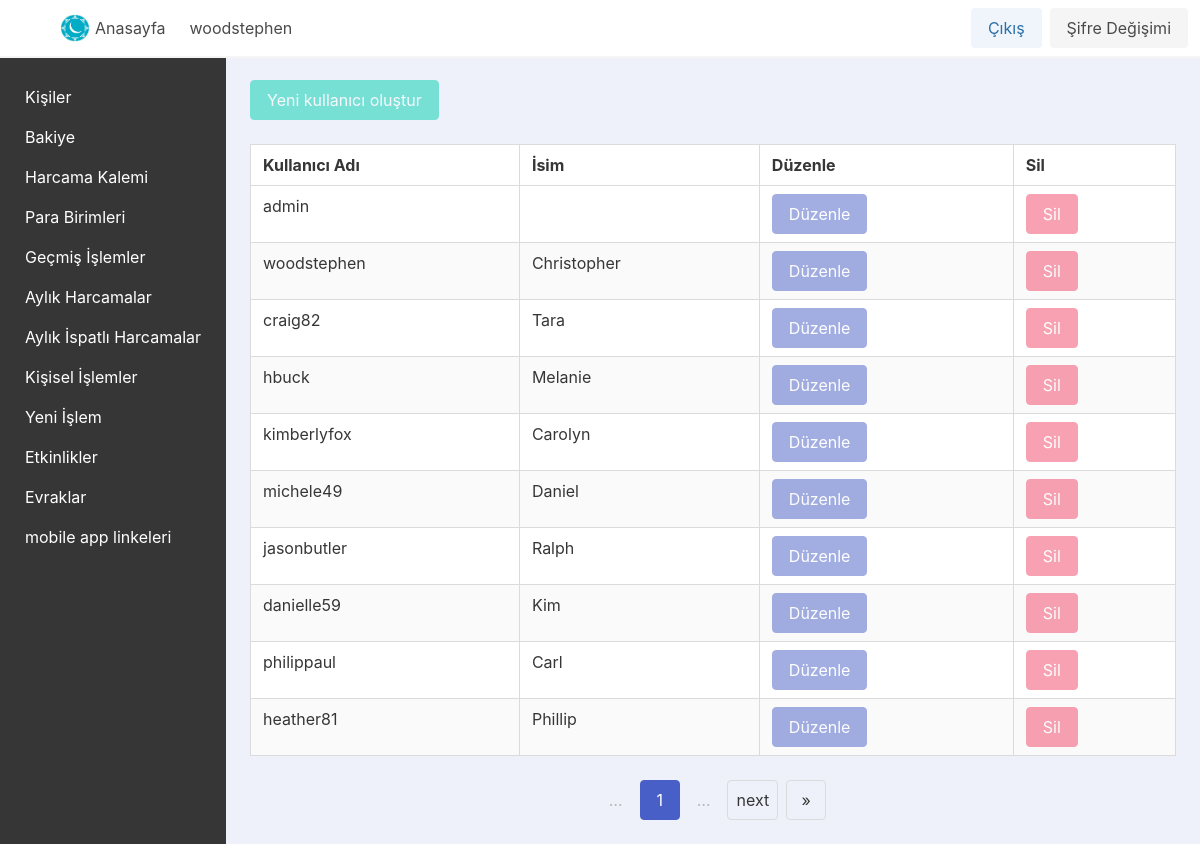
Page /userlist/ (signed in) on the committed database.
### app_base/models.py (models this page shows, shortened)
class BaseModelSoftDelete(models.Model):
    is_active = models.BooleanField(_("active"), default=True)
    class Meta:
        abstract = True

class MuUser(AbstractUser, BaseModelSoftDelete):
    username_validator = UnicodeUsernameValidator()
    username = models.CharField(_("Kullanıcı Adı"), max_length=150, unique=True, help_text=_("Max 150 karakter olabilir. Harfler, sayilar ve sadece @/./+/-/_ olabilir"), validators=[username_validator], error_messages={"unique": _("Bu isimde bir kullanici zaten var")})
    password = models.CharField(_("password"), max_length=128, null=False)
    first_name = models.CharField(_("İsim"), max_length=150, blank=True)  # AD-SOYAD ORTAK
    email = models.EmailField(_("email address"), blank=True)
    is_staff = models.BooleanField(_("Yönetici Durumu"), default=False, help_text=_("Kullanıcının bu yönetici paneline giriş yapabilmesini belirler."))
    is_active = models.BooleanField(_("active"), default=True, help_text=_("Designates whether this user should be treated as active. " "Unselect this instead of deleting accounts."))
    objects = ActiveObjectsManager()
    date_joined = models.DateTimeField(_("date joined"), default=timezone.now)
    currency = models.ForeignKey(Currency, on_delete=models.PROTECT, null=True, blank=True)
    gruplar = models.ManyToManyField(MuGroup, blank=True)

### app_base/views/users_view.py (the view)
# urls.py: path("userlist/", views.userlist_view, name="userlist_view_name"),
@login_required
def userlist_view(request):
    users = MuUser.objects.all()
    per_page = 10  # You can adjust this as needed
    paginator = Paginator(users, per_page)
    page_number = request.GET.get("page")
    page = paginator.get_page(page_number)
    return render(request, "app_base/users/userlist.html", {"page": page})

### app_base/models.py (called while the page is built)
    def get_queryset(self):
        return super().get_queryset().filter(is_active=True)

### app_base/templates/app_base/users/userlist.html (shortened to what this page needs)
{% extends "base.html" %}
{% block content %}
    <div class="column m-auto">
        <div class="block">
            <a {% if not user.is_staff %}disabled onclick="return false;"{% endif %} class="button is-primary" href="{% url 'usercreate_view_name' %}">Yeni kullanıcı oluştur</a>
        </div>
        <div class="table-container">
            <table class="table is-fullwidth is-striped is-hoverable is-bordered">
                <thead>
                    <tr>
                        <th>Kullanıcı Adı</th>
                        <th>İsim</th>
                        <th>Düzenle</th>
                        <th>Sil</th>
                    </tr>
                </thead>
                <tbody>
                    {% for muser in page %}
                        <tr>
                            <td>{{ muser.username }}</td>
                            <td>{{ muser.first_name }}</td>
                            <td>
                                <a {% if not user.is_staff %}disabled onclick="return false;"{% endif %} class="button is-link" href="{% url 'userupdate_view_name' muser.pk %}">Düzenle</a>
                            </td>
                            <td>
                                <a {% if not user.is_staff %}disabled onclick="return false;"{% endif %} class="button is-danger" href="{% url 'userdelete_view_name' muser.pk %}">Sil</a>
                            </td>
                        </tr>
                    {% empty %}
                        <tr>
                            <td colspan="5">Kayıtlı kullanıcı yok.</td>
                        </tr>
                    {% endfor %}
                </tbody>
            </table>
        </div>
        <div class="pagination is-centered" role="navigation">
            <ul class="pagination-list">
                <li>
                    <span class="pagination-ellipsis">…</span>
                </li>
                <li>
                    <span class="pagination-link is-current">{{ page.number }}</span>
                </li>
                <li>
                    <span class="pagination-ellipsis">…</span>
                </li>
                {% if page.has_next %}
                    <li>
                        <a class="pagination-link" href="?page={{ page.next_page_number }}">next</a>
                    </li>
                    <li>
                        <a class="pagination-link" href="?page={{ page.paginator.num_pages }}">»</a>
                    </li>
                {% endif %}
            </ul>
        </div>
    </div>
{% endblock content %}

### templates/navbar.html (shortened to what this page needs)
{% load static %}
<nav class="navbar has-background-white has-shadow" x-data="{ open: false }">
    <div class="navbar-brand">
        <a class="navbar-item" x-on:click="muside = !muside">
            <span class="iconify icon is-medium" data-icon="tabler:layout-sidebar-left-expand-filled"></span>
        </a>
    </div>
    <div id="navbarmenu_id" class="navbar-menu" x-bind:class="{ 'is-active': open }">
        <div class="navbar-start">
            <a class="navbar-item is-info is-light" href="{% url "home_view_name" %}">
                <img src="{% static 'Images/hayvakfi.png' %}" alt="hayvakfi" width="30" height="30" class="image " style="margin-right: 5px;">
            Anasayfa</a>
            {% if user.is_authenticated %}
                <span class="navbar-item">{{ user.username }}</span>
            {% endif %}
        </div>
        <div class="navbar-end">
            <div class="navbar-item">
                <div class="buttons">
                    {% if user.is_authenticated %}
                        <a class="button is-info is-light" href="{% url 'logout_view_name' %}">Çıkış</a>
                        <a class="button is-light" href="{% url 'passwordchange_view_name' %}">Şifre Değişimi</a>
                    {% else %}
                        <a class="button is-info is-light" href="{% url 'login_view_name' %}">Giriş</a>
                    {% endif %}
                </div>
            </div>
        </div>
    </div>
</nav>

### rows in the picture
MuUser: username "woodstephen", first_name "Christopher"
MuUser: username "admin"
MuUser: username "craig82", first_name "Tara"
MuUser: username "hbuck", first_name "Melanie"
MuUser: username "kimberlyfox", first_name "Carolyn"
MuUser: username "michele49", first_name "Daniel"
MuUser: username "jasonbutler", first_name "Ralph"
MuUser: username "danielle59", first_name "Kim"
MuUser: username "philippaul", first_name "Carl"
MuUser: username "heather81", first_name "Phillip"

### other values in the picture
{{ page.number }} "1"
